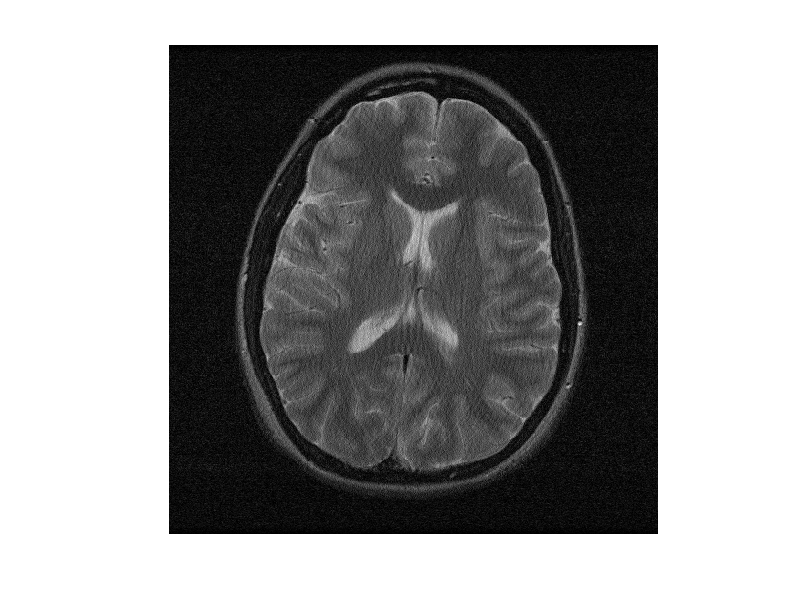

Here is the MATLAB script that generated this plot: (Note: this script raises an error after producing the figure.)
close all; clear all;

load brain512 

sampler=mask./pdf;


%%%%%%%%%%%%%%%%%%%%%%%%%%%%
% Reconstruction Parameters 
%%%%%%%%%%%%%%%%%%%%%%%%%%%%

N = size(data); 	% image Size
DN = size(data); 	% Fourier data Size
param.TVWeight = 0.77; 	% Weight for TV penalty


% scale data
im_dc = ifftshift(ifft2(ifftshift(data.*sampler))); % matrix E has been defined here
data = data/max(abs(im_dc(:)));

im_dc = im_dc/max(abs(im_dc(:)));

res = im_dc;  %Initial degraded image supplied to fnlcg function
figure(300), imshow(abs(res), []);

% do iterations
tic
for n=1:5
	res = fnlCg(res,sampler,data, param);  %initialize fnlcg
	im_res = res;
	figure(100), imshow(abs(im_res),[]), drawnow
end
toc
